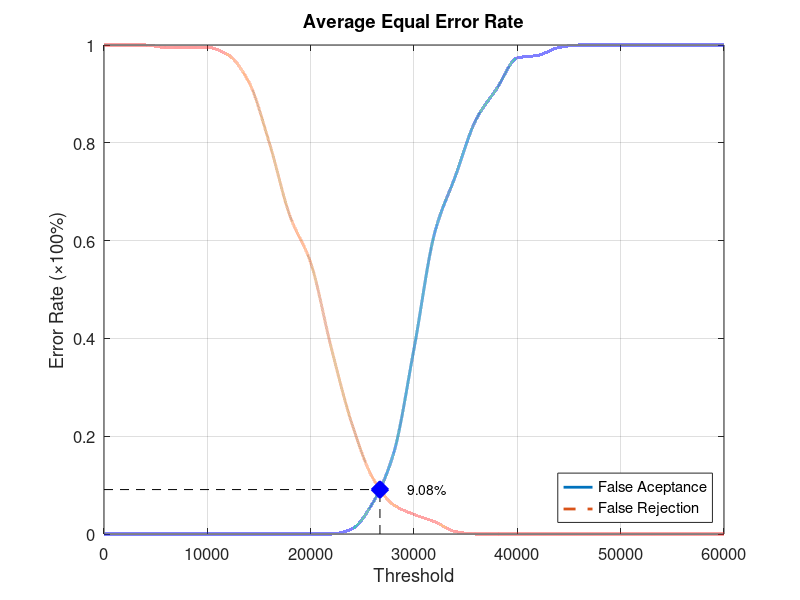
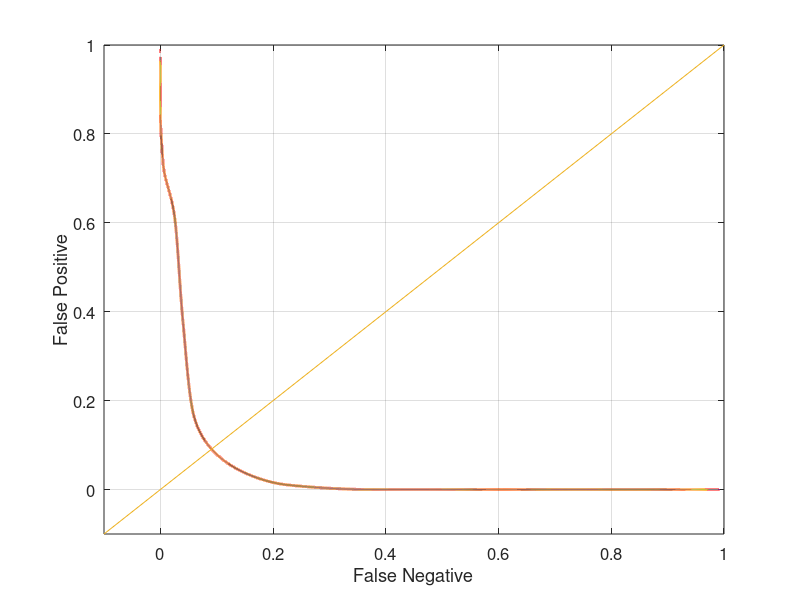

Write MATLAB code to recreate these figures, in order.
function yEER = Database2_1
close all;
clear;
clc;
x = 0:2000:60000;
xq = 0:0.5:60000;

y0 = [0 0 0 0 0 0 0 0 0 0 0 0 0.0105263 0.0631579 0.163158 0.378947 0.615789 0.731579 0.847368 0.910526 0.973684 0.978947 0.994737 1 1 1 1 1 1 1 1];
yy0 = interp1(x, y0, xq, 'pchip');
y1 = [1 1 1 0.995 0.995 0.995 0.98 0.925 0.8 0.65 0.555 0.38 0.225 0.115 0.06 0.04 0.025 0.005 0 0 0 0 0 0 0 0 0 0 0 0 0];
yy1 = interp1(x, y1, xq, 'pchip');

% Calculating EER: 
y2 = abs(y0 - y1);
find(y2 == min(y2))
yy2 = abs(yy0 - yy1);
xEER = find(yy2 == min(yy2));
xEERIndex = xq(xEER) % X-axis EER
yEER = yy0(xEER) % Y-axis EER

main = figure
plot(xq, yy0,'-','LineWidth', 2);	hold on
plot(xq, yy1,'--','LineWidth', 2);	hold on
plot([xEERIndex xEERIndex], [0 yEER], 'k--');	hold on
plot([0 xEERIndex], [yEER yEER], 'k--');	hold on
plot(xEERIndex, yEER, 'bx', 'LineWidth', 10);	hold on
text(xEERIndex + 10 * xEERIndex / 100, yEER, [num2str(round((10000 * yEER)) / 100) '%'])
legend('False Aceptance', 'False Rejection', 'Location', 'SouthEast')
xlabel('Threshold')
ylabel('Error Rate (\times100%)')
title('Average Equal Error Rate')
set(gca, 'FontSize', 12)
axis([0 60000 0 1])
grid on

print(main, 'Database2_1Main', '-dpng');
FNRxFPR = figure('Color', [1 1 1]);
plot(yy1, yy0, '-', yy1, yy0, 'LineWidth', 2);
hold on
y = -0.1:0.1:1
plot(y, y); 
set(gca, 'FontSize', 12)
xlabel('False Negative')
ylabel('False Positive')
axis([-0.1 1 -0.1 1])
set(gca, 'FontSize', 12)
grid on

print(FNRxFPR, 'Database2_1FNRxFPR','-dpng');
end
